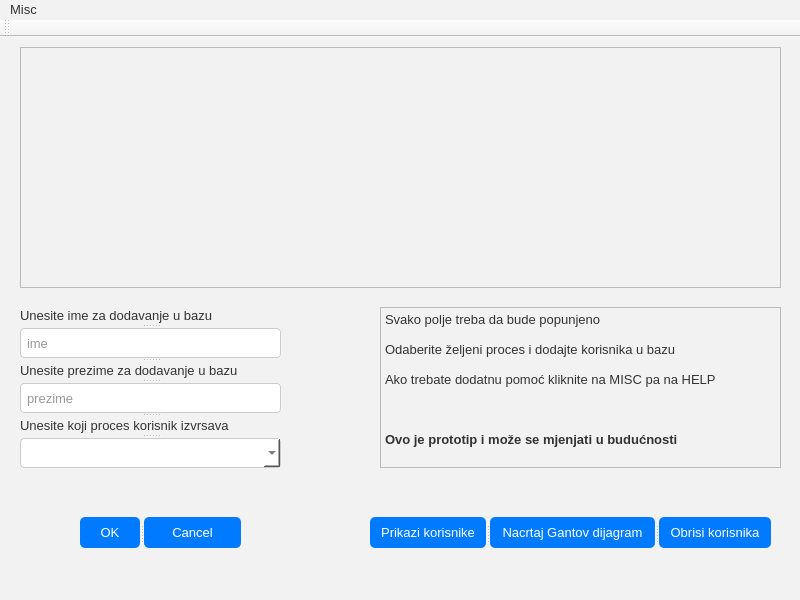
<?xml version="1.0" encoding="UTF-8"?>
<ui version="4.0">
 <class>MainWindow</class>
 <widget class="QMainWindow" name="MainWindow">
  <property name="geometry">
   <rect>
    <x>0</x>
    <y>0</y>
    <width>800</width>
    <height>600</height>
   </rect>
  </property>
  <property name="windowTitle">
   <string>MainWindow</string>
  </property>
  <property name="styleSheet">
   <string notr="true">QWidget {
    background-color: #f2f2f2;
    font-family: Segoe UI;
    font-size: 10pt;
    color: #333;
}

QPushButton {
    background-color: #007BFF;
    color: white;
    border-radius: 5px;
    padding: 6px 8px;
    border: none;
}

QPushButton:hover {
    background-color: #0056b3;
}

QLineEdit, QComboBox, QPlainTextEdit {
    background-color: white;
    border: 1px solid #ccc;
    border-radius: 4px;
   padding: 2px 4px;
	min-height: 20px;
	font-size: 10pt;

}

QDialogButtonBox QPushButton {
    background-color: #007BFF;
    color: white;
    border-radius: 5px;
    padding: 4px 10px;         /* manji padding po visini */
    min-height: 28px;          /* osigurava dovoljno visine */
    font-size: 10pt;           /* ne prevelik font */
    border: none;
}

QDialogButtonBox QPushButton:hover {
    background-color: #0056b3;
}

QDialogButtonBox QPushButton:pressed {
    background-color: #00408d;
}


</string>
  </property>
  <widget class="QWidget" name="centralWidget">
   <widget class="QTableView" name="tableView">
    <property name="geometry">
     <rect>
      <x>20</x>
      <y>10</y>
      <width>761</width>
      <height>241</height>
     </rect>
    </property>
   </widget>
   <widget class="QSplitter" name="splitter">
    <property name="geometry">
     <rect>
      <x>370</x>
      <y>480</y>
      <width>401</width>
      <height>31</height>
     </rect>
    </property>
    <property name="orientation">
     <enum>Qt::Horizontal</enum>
    </property>
    <widget class="QPushButton" name="pushButtonPrikazi">
     <property name="text">
      <string>Prikazi korisnike</string>
     </property>
    </widget>
    <widget class="QPushButton" name="pushButton_4">
     <property name="text">
      <string>Nacrtaj Gantov dijagram</string>
     </property>
    </widget>
    <widget class="QPushButton" name="pushButtonOtvoriBrisanje">
     <property name="text">
      <string>Obrisi korisnika</string>
     </property>
    </widget>
   </widget>
   <widget class="QSplitter" name="splitter_3">
    <property name="geometry">
     <rect>
      <x>20</x>
      <y>270</y>
      <width>261</width>
      <height>161</height>
     </rect>
    </property>
    <property name="sizePolicy">
     <sizepolicy hsizetype="Fixed" vsizetype="Fixed">
      <horstretch>0</horstretch>
      <verstretch>0</verstretch>
     </sizepolicy>
    </property>
    <property name="orientation">
     <enum>Qt::Vertical</enum>
    </property>
    <widget class="QLabel" name="labelZaUnosImena">
     <property name="sizePolicy">
      <sizepolicy hsizetype="Fixed" vsizetype="Fixed">
       <horstretch>0</horstretch>
       <verstretch>0</verstretch>
      </sizepolicy>
     </property>
     <property name="text">
      <string>Unesite ime za dodavanje u bazu</string>
     </property>
    </widget>
    <widget class="QLineEdit" name="lineEditIme">
     <property name="sizePolicy">
      <sizepolicy hsizetype="Fixed" vsizetype="Fixed">
       <horstretch>0</horstretch>
       <verstretch>0</verstretch>
      </sizepolicy>
     </property>
     <property name="inputMask">
      <string/>
     </property>
     <property name="text">
      <string/>
     </property>
     <property name="placeholderText">
      <string>ime</string>
     </property>
    </widget>
    <widget class="QLabel" name="labelZaUnosPrezimena">
     <property name="sizePolicy">
      <sizepolicy hsizetype="Fixed" vsizetype="Fixed">
       <horstretch>0</horstretch>
       <verstretch>0</verstretch>
      </sizepolicy>
     </property>
     <property name="text">
      <string>Unesite prezime za dodavanje u bazu</string>
     </property>
    </widget>
    <widget class="QLineEdit" name="lineEditPrezime">
     <property name="sizePolicy">
      <sizepolicy hsizetype="Fixed" vsizetype="Fixed">
       <horstretch>0</horstretch>
       <verstretch>0</verstretch>
      </sizepolicy>
     </property>
     <property name="inputMask">
      <string/>
     </property>
     <property name="text">
      <string/>
     </property>
     <property name="placeholderText">
      <string>prezime</string>
     </property>
    </widget>
    <widget class="QLabel" name="labelZaUnosProcesa">
     <property name="sizePolicy">
      <sizepolicy hsizetype="Fixed" vsizetype="Fixed">
       <horstretch>0</horstretch>
       <verstretch>0</verstretch>
      </sizepolicy>
     </property>
     <property name="text">
      <string>Unesite koji proces korisnik izvrsava</string>
     </property>
    </widget>
    <widget class="QComboBox" name="comboBoxProcesi">
     <property name="sizePolicy">
      <sizepolicy hsizetype="Fixed" vsizetype="Fixed">
       <horstretch>0</horstretch>
       <verstretch>0</verstretch>
      </sizepolicy>
     </property>
     <property name="contextMenuPolicy">
      <enum>Qt::NoContextMenu</enum>
     </property>
    </widget>
   </widget>
   <widget class="QSplitter" name="splitter_2">
    <property name="geometry">
     <rect>
      <x>80</x>
      <y>480</y>
      <width>161</width>
      <height>31</height>
     </rect>
    </property>
    <property name="orientation">
     <enum>Qt::Horizontal</enum>
    </property>
    <widget class="QPushButton" name="pushButtonOK">
     <property name="text">
      <string>OK</string>
     </property>
    </widget>
    <widget class="QPushButton" name="pushButtonCancel">
     <property name="text">
      <string>Cancel</string>
     </property>
    </widget>
   </widget>
   <widget class="QTextBrowser" name="textBrowser">
    <property name="geometry">
     <rect>
      <x>380</x>
      <y>270</y>
      <width>401</width>
      <height>161</height>
     </rect>
    </property>
    <property name="html">
     <string>&lt;!DOCTYPE HTML PUBLIC &quot;-//W3C//DTD HTML 4.0//EN&quot; &quot;http://www.w3.org/TR/REC-html40/strict.dtd&quot;&gt;
&lt;html&gt;&lt;head&gt;&lt;meta name=&quot;qrichtext&quot; content=&quot;1&quot; /&gt;&lt;style type=&quot;text/css&quot;&gt;
p, li { white-space: pre-wrap; }
&lt;/style&gt;&lt;/head&gt;&lt;body style=&quot; font-family:'Segoe UI'; font-size:10pt; font-weight:400; font-style:normal;&quot;&gt;
&lt;p style=&quot; margin-top:0px; margin-bottom:0px; margin-left:0px; margin-right:0px; -qt-block-indent:0; text-indent:0px;&quot;&gt;Svako polje treba da bude popunjeno&lt;/p&gt;
&lt;p style=&quot;-qt-paragraph-type:empty; margin-top:0px; margin-bottom:0px; margin-left:0px; margin-right:0px; -qt-block-indent:0; text-indent:0px;&quot;&gt;&lt;br /&gt;&lt;/p&gt;
&lt;p style=&quot; margin-top:0px; margin-bottom:0px; margin-left:0px; margin-right:0px; -qt-block-indent:0; text-indent:0px;&quot;&gt;Odaberite željeni proces i dodajte korisnika u bazu&lt;/p&gt;
&lt;p style=&quot;-qt-paragraph-type:empty; margin-top:0px; margin-bottom:0px; margin-left:0px; margin-right:0px; -qt-block-indent:0; text-indent:0px;&quot;&gt;&lt;br /&gt;&lt;/p&gt;
&lt;p style=&quot; margin-top:0px; margin-bottom:0px; margin-left:0px; margin-right:0px; -qt-block-indent:0; text-indent:0px;&quot;&gt;Ako trebate dodatnu pomoć kliknite na MISC pa na HELP&lt;/p&gt;
&lt;p style=&quot;-qt-paragraph-type:empty; margin-top:0px; margin-bottom:0px; margin-left:0px; margin-right:0px; -qt-block-indent:0; text-indent:0px;&quot;&gt;&lt;br /&gt;&lt;/p&gt;
&lt;p style=&quot;-qt-paragraph-type:empty; margin-top:0px; margin-bottom:0px; margin-left:0px; margin-right:0px; -qt-block-indent:0; text-indent:0px;&quot;&gt;&lt;br /&gt;&lt;/p&gt;
&lt;p style=&quot;-qt-paragraph-type:empty; margin-top:0px; margin-bottom:0px; margin-left:0px; margin-right:0px; -qt-block-indent:0; text-indent:0px;&quot;&gt;&lt;br /&gt;&lt;/p&gt;
&lt;p style=&quot; margin-top:0px; margin-bottom:0px; margin-left:0px; margin-right:0px; -qt-block-indent:0; text-indent:0px;&quot;&gt;&lt;span style=&quot; font-weight:600;&quot;&gt;Ovo je prototip i može se mjenjati u budućnosti&lt;/span&gt;&lt;/p&gt;&lt;/body&gt;&lt;/html&gt;</string>
    </property>
   </widget>
  </widget>
  <widget class="QMenuBar" name="menuBar">
   <property name="geometry">
    <rect>
     <x>0</x>
     <y>0</y>
     <width>800</width>
     <height>22</height>
    </rect>
   </property>
   <widget class="QMenu" name="menuHelp">
    <property name="title">
     <string>Misc</string>
    </property>
    <addaction name="actionInfo"/>
    <addaction name="actionHelp"/>
   </widget>
   <addaction name="menuHelp"/>
  </widget>
  <widget class="QToolBar" name="mainToolBar">
   <attribute name="toolBarArea">
    <enum>TopToolBarArea</enum>
   </attribute>
   <attribute name="toolBarBreak">
    <bool>false</bool>
   </attribute>
  </widget>
  <widget class="QStatusBar" name="statusBar"/>
  <action name="actionHelp">
   <property name="text">
    <string>Help</string>
   </property>
  </action>
  <action name="actionInfo">
   <property name="text">
    <string>Info</string>
   </property>
  </action>
 </widget>
 <layoutdefault spacing="6" margin="11"/>
 <resources/>
 <connections/>
</ui>
